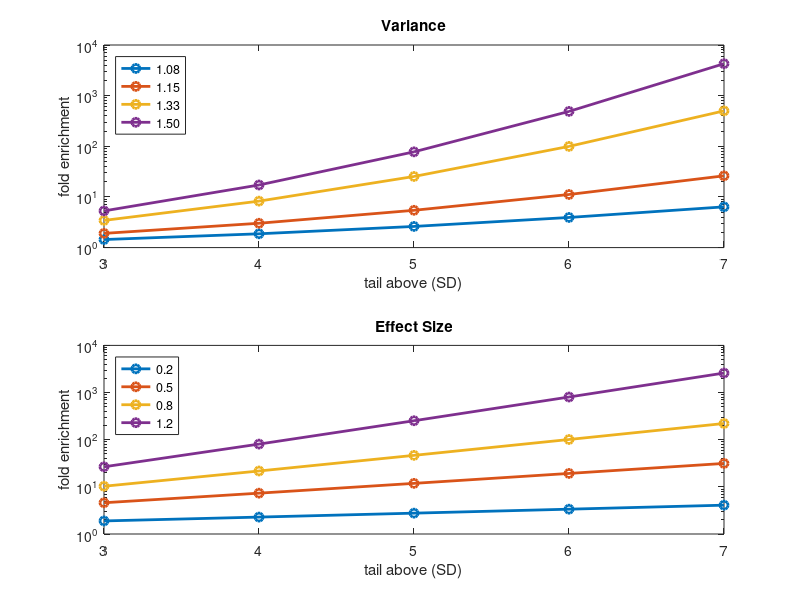

Reproduce this figure in MATLAB.
% tailSim.m: Reich exercise on tail differences
%
% differences in representation in the tails caused by shifts in the mean
% or the variance
%
% RTB wrote it, 17 March 2019; bad head cold, just finished Stephen
% Markley's amazing first novel, "Ohio."

% This was inspired by an exercise in Chapter 11 of David Reich's book on
% ancient DNA ("Who We Are and How We Got Here: Ancient DNA and the New
% Science of the Human Past"). He gives an example of west Africans and
% sprinting: "All the male finalists in the Olympic hundred-meter race
% since 1980, even those from Europe and the Americas, had recent West
% African ancestry." (citing David Epstein's "The Sports Gene: Inside the
% Science of Extraordinary Athletic Performance," New York: Current,
% 2013). He goes on to give two types of explanations for this difference
% at the extremes:

%% Explanation #1: shift in the means

% If, on average, the distribution of sprinting speeds for West Africans
% was shifted by 0.8 SD w/r/t other populations, there would be a 100-fold
% enrichment in the 99.9999999th percentile (which is about 6 SD from the
% mean).
normcdf(6,0.8,1,'upper') / normcdf(6,0,1,'upper')
% ans = 100.9989

% Note that an effect size of 0.8 SD is not a small effect. Cohen (1988)
% would classify it as "large"
% (https://en.wikipedia.org/wiki/Effect_size#Cohen's_d)

%% Explanation #2: difference in variance

% There is an approximately 33% higher genetic diversity in West Africans
% than in Europeans:
normcdf(6,0,sqrt(1.33),'upper') / normcdf(6,0,1,'upper')
% ans = 99.5635

%% So let's look at this over a range of variances

% Some useful numbers:
usPop = 327.2e6;    % Population of the U.S. is 327.2 million
worldPop = 7.7e9;   % Population of the world is about 7.7 billion

% Calibration #'s for height
% (https://tall.life/height-percentile-calculator-age-country/)
mMu = 69.3;     % average US male height in inches
mSD = 2.92;     % standard deviation
fMu = 63.8;
fSD = 2.80;
% effect size
(mMu - fMu) / sqrt(mSD.^2 + fSD.^2)
% ans = 1.36

tailSDs = [3:7];
% 3.1 SD = 99.9th percentile
% 4.2 SD = 99.999th percentile
% 5.2 SD = 99.99999th percentile
% 6.0 SD = 99.9999999th percentile
% As a point of comparison, we would expect there to be only 7.6 people in
% the entire world greater than 6 SD from the mean:
% normcdf(6,0,1,'upper') * worldPop

% About 2800 people in the world are 7 feet tall or taller. Considering
% that the world population is approximately 7.4 billion people, this means
% that the percentage of 7 footers is 0.000038%.
% So, 7 feet is about 5 SD above the mean. Based on the numbers above, we
% can calculate the expected number of people in the world of 7 feet tall
% or taller:
zHgtM = ((7*12) - mMu) / mSD;
nMenPred = normcdf(zHgtM,0,1,'upper') * usPop/2;
zHgtF = ((7*12) - fMu) / fSD;
nWomenPred = normcdf(zHgtF,0,1,'upper') * usPop/2;
nPred = nMenPred + nWomenPred;
% This (i.e. 924) is much smaller than what was reported (2800).
% But note that my height figures were for the U.S., not the world, and I
% wasn't able to find a value for # of people in the U.S. over 7 ft.

% Calibration for differences in variance:
% 2010 meta-analysis of 242 studies found that males have an 8% greater
% variance in mathematical abilities than females.
% 
% Lindberg, Sara M.,Hyde, Janet Shibley,Petersen, Jennifer L.,Linn, Marcia
% C. "New trends in gender and mathematics performance: A meta-analysis."
% Psychological Bulletin, Vol 136(6), Nov 2010, 1123-1135.
% http://psycnet.apa.org/doiLanding?doi=10.1037%2Fa0021276
allVar = [1.08,1.15,1.33,1.5];
allVarLabels = {'1.08','1.15','1.33','1.50'};

% So, for a population with the same mean, but a larger variance, what
% would the relative enrichment be in various extremes of the distribution?
allRatios = zeros(length(allVar),length(tailSDs));

for j = 1:length(allVar)
    for k = 1:length(tailSDs)
        allRatios(j,k) = normcdf(tailSDs(k),0,sqrt(allVar(j)),'upper') / normcdf(tailSDs(k),0,1,'upper');
    end
end

figure
subplot(2,1,1);
semilogy(tailSDs,allRatios,'o-','LineWidth',2);
xlabel('tail above (SD)');
ylabel('fold enrichment');
title('Variance');
legend(allVarLabels,'Location','northwest');

set(gcf,'Position',[456 29 837 779],'Name','Enrichment of the Tails');

%% Same thing, but for different effect sizes
allES = [0.2,0.5,0.8,1.2];
allESlabels = {'0.2','0.5','0.8','1.2'};

% https://en.wikipedia.org/wiki/Effect_size#Cohen's_d
% Very small	0.01	Sawilowsky, 2009
% Small         0.20	Cohen, 1988
% Medium        0.50	Cohen, 1988
% Large         0.80	Cohen, 1988
% Very large	1.20	Sawilowsky, 2009
% Huge          2.0     Sawilowsky, 2009

allRatios = zeros(length(allES),length(tailSDs));

for j = 1:length(allES)
    for k = 1:length(tailSDs)
        allRatios(j,k) = normcdf(tailSDs(k),allES(j),1,'upper') / normcdf(tailSDs(k),0,1,'upper');
    end
end

%figure
subplot(2,1,2);
semilogy(tailSDs,allRatios,'o-','LineWidth',2);
xlabel('tail above (SD)');
ylabel('fold enrichment')
title('Effect Size');
legend(allESlabels,'Location','northwest');

